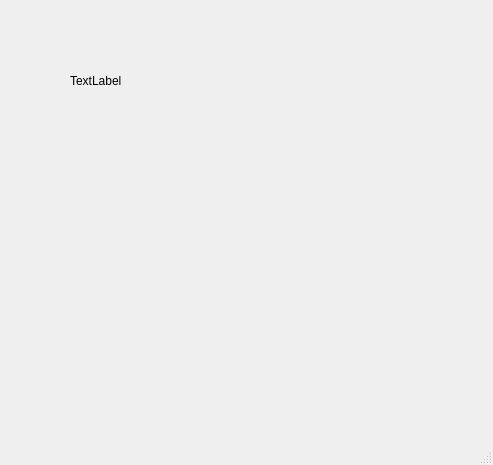
<?xml version="1.0" encoding="UTF-8"?>
<ui version="4.0">
 <class>MainWindow</class>
 <widget class="QMainWindow" name="MainWindow">
  <property name="geometry">
   <rect>
    <x>0</x>
    <y>0</y>
    <width>493</width>
    <height>465</height>
   </rect>
  </property>
  <property name="windowTitle">
   <string>MainWindow</string>
  </property>
  <widget class="QWidget" name="centralwidget">
   <widget class="QLabel" name="label">
    <property name="geometry">
     <rect>
      <x>70</x>
      <y>50</y>
      <width>81</width>
      <height>61</height>
     </rect>
    </property>
    <property name="text">
     <string>TextLabel</string>
    </property>
   </widget>
  </widget>
  <widget class="QMenuBar" name="menubar">
   <property name="geometry">
    <rect>
     <x>0</x>
     <y>0</y>
     <width>493</width>
     <height>26</height>
    </rect>
   </property>
  </widget>
  <widget class="QStatusBar" name="statusbar"/>
 </widget>
 <resources/>
 <connections/>
</ui>
